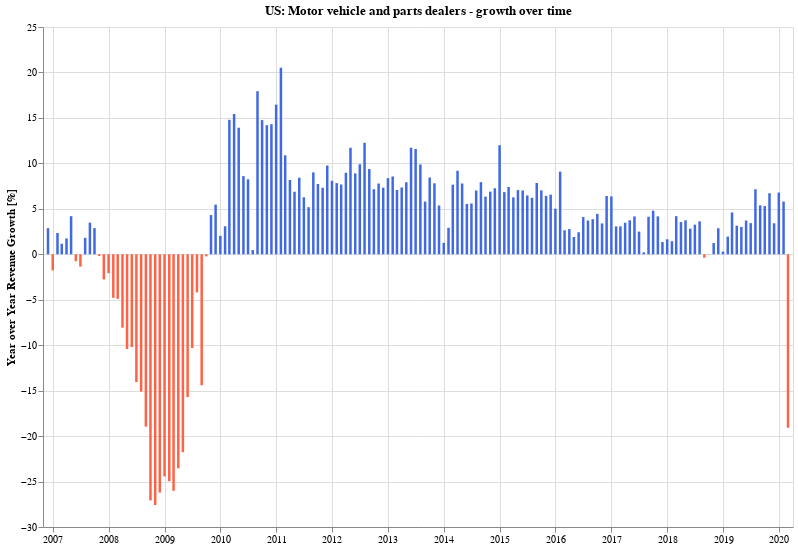

This figure's notebook cell:
### Markdown cell above
### What is the *growth* trend for automotive-related retail sales revenue?

### Code cell
as_yoy = df_combined.copy()

as_df = as_yoy['Motor vehicle and parts dealers'].reset_index()

doYoYChartFor('Motor vehicle and parts dealers', as_df.set_index('dt'))

### Figure 1 — Vega-Lite specification as saved in the notebook (floating-point values rounded to 4 significant figures; data arrays with more than 128 entries replaced by an {"elided": "..."} marker saying what was removed)
{"config": {"view": {"continuousWidth": 400, "continuousHeight": 300}}, "data": {"name": "data-5f4c870a37f102fddc11b7b7a22336d7"}, "mark": {"type": "bar", "size": 2.5}, "encoding": {"color": {"condition": {"value": "tomato", "test": "datum['Motor vehicle and parts dealers'] < 0"}, "value": "royalblue"}, "tooltip": [{"type": "temporal", "field": "dt"}, {"type": "quantitative", "field": "Motor vehicle and parts dealers", "format": ",.02f", "title": "YoY Change [%]"}], "x": {"type": "temporal", "axis": {"title": ""}, "field": "dt"}, "y": {"type": "quantitative", "axis": {"title": "Year over Year Revenue Growth [%]"}, "field": "Motor vehicle and parts dealers"}}, "height": 500, "title": "US: Motor vehicle and parts dealers - growth over time", "width": 750, "$schema": "https://vega.github.io/schema/vega-lite/v4.0.2.json", "datasets": {"data-5f4c870a37f102fddc11b7b7a22336d7": {"elided": "160 records"}}}
